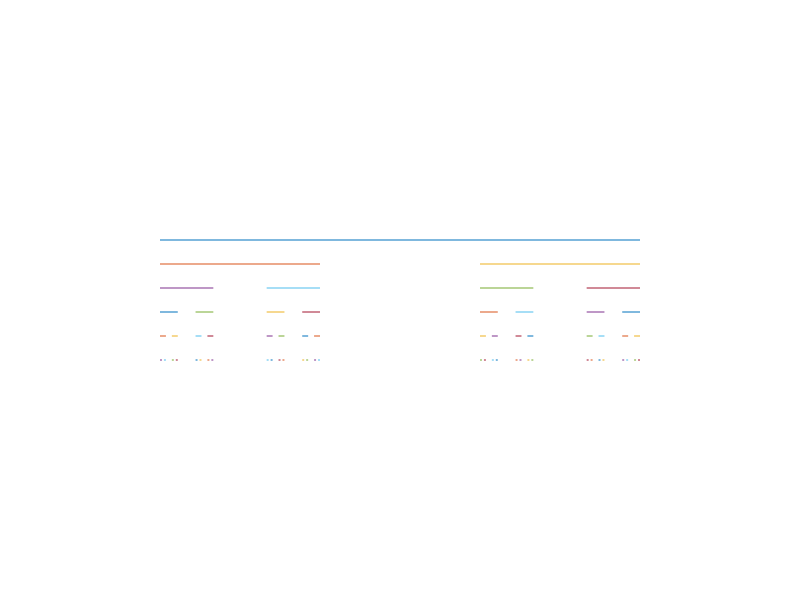

This figure's MATLAB source: (Note: this script raises an error after producing the figure.)
% draw a Cantor set, of depths up to 5
mid=[2 1;1 2]/3;
x=[0;1];
y=zeros(2,1);
clf()
plot(x,y),hold on;
for n=1:5, 
    z=mid*x;
	x=[x(1,:) z(2,:)
	   z(1,:) x(2,:)];
	y=[y y]-0.05;
	plot(x,y) 
end
axis('off')
axis('image')
hold off
set(gca,'position',[.2 .2 .6 .6])
exportgraphics(gcf,'cantor.pdf') % post-2020
%print('-depsc','cantor') % pre-2020
matlab2tikz('cantor.tex')
